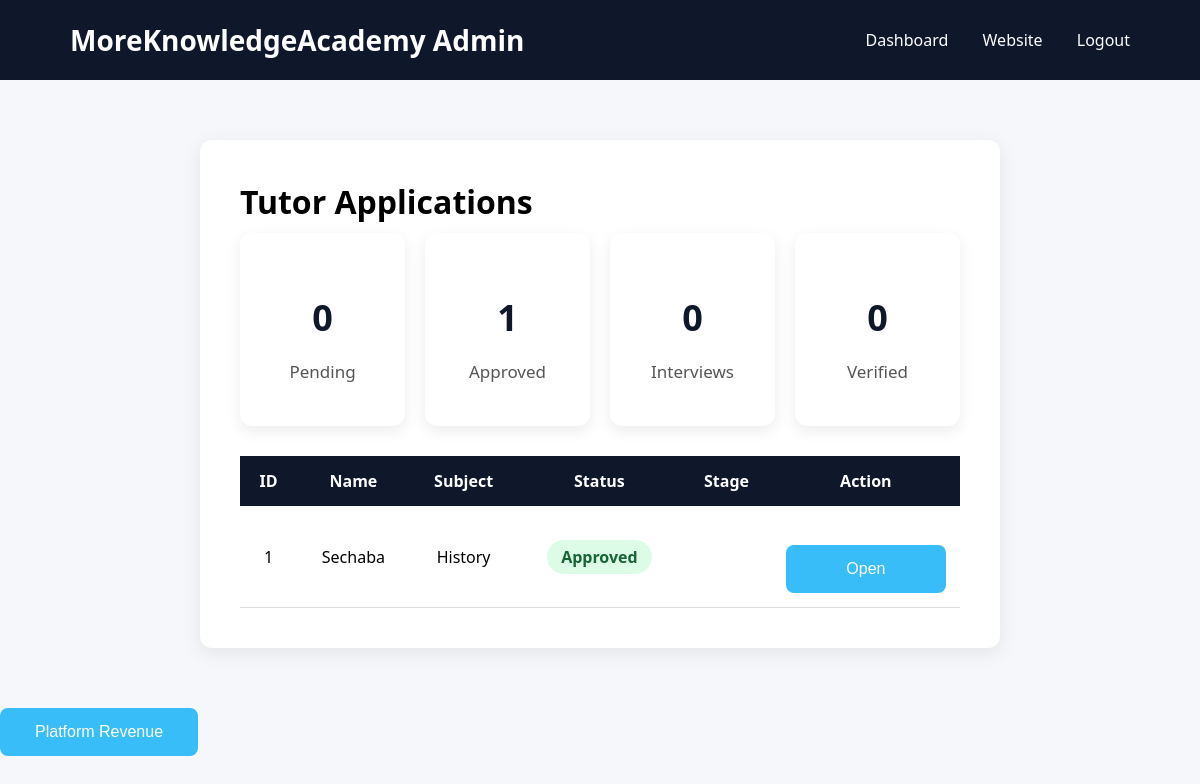
The page /dashboard (signed in) on the database its author committed.
### tables this page shows
CREATE TABLE tutor_applications(

        id INTEGER PRIMARY KEY AUTOINCREMENT,

        full_name TEXT NOT NULL,
        email TEXT UNIQUE NOT NULL,
        phone TEXT NOT NULL,

        province TEXT NOT NULL,
        city TEXT NOT NULL,

        subject TEXT NOT NULL,
        teaching_mode TEXT NOT NULL,

        qualification TEXT NOT NULL,
        experience INTEGER,
        about TEXT,

        photo TEXT,
        cv TEXT,
        qualification_file TEXT,
        id_document TEXT,

        status TEXT DEFAULT 'Pending',

        application_stage TEXT DEFAULT 'Applied',

        interview_status TEXT DEFAULT 'Pending',
        interview_date TEXT,
        interview_time TEXT,
        zoom_link TEXT,

        invitation_sent INTEGER DEFAULT 0,

        demo_video_link TEXT,
        demo_review TEXT,

        activation_code TEXT,
        activation_token TEXT,
        activation_sent INTEGER DEFAULT 0,
        activation_date TEXT,

        activated INTEGER DEFAULT 0,
        account_created INTEGER DEFAULT 0,

        created_at TIMESTAMP DEFAULT CURRENT_TIMESTAMP

    );

### app.py (the view)
@app.route("/dashboard")
def dashboard():
    if "admin" not in session:
        return redirect("/admin")
    conn = get_connection()
    tutors = conn.execute("""

        SELECT *
        FROM tutor_applications
        ORDER BY created_at DESC

    """).fetchall()
    pending = conn.execute("""

        SELECT COUNT(*)
        FROM tutor_applications
        WHERE status='Pending'

    """).fetchone()[0]
    approved = conn.execute("""

        SELECT COUNT(*)
        FROM tutor_applications
        WHERE status='Approved'

    """).fetchone()[0]
    interviews = conn.execute("""

        SELECT COUNT(*)
        FROM tutor_applications
        WHERE interview_status='Scheduled'

    """).fetchone()[0]
    verified = conn.execute("""

        SELECT COUNT(*)
        FROM tutor_applications
        WHERE application_stage='Verified'

    """).fetchone()[0]
    conn.close()
    return render_template(
        "admin_dashboard.html",
        tutors=tutors,
        pending=pending,
        approved=approved,
        interviews=interviews,
        verified=verified
    )

### database.py (called while the page is built)
def get_connection():
    os.makedirs("instance", exist_ok=True)
    connection = sqlite3.connect(DATABASE)
    connection.row_factory = sqlite3.Row
    return connection

### templates/admin_dashboard.html (shortened to what this page needs)
<!DOCTYPE html>
<html>
<head>
<link rel="stylesheet" href="{{ url_for('static', filename='css/style.css') }}">
</head>
<body>
<nav>
<div class="logo">
MoreKnowledgeAcademy Admin
</div>
<div class="menu">
<a href="/dashboard">Dashboard</a>
<a href="/">Website</a>
<a href="/admin/logout">Logout</a>
</div>
</nav>
<div class="application">
<h1>Tutor Applications</h1>
<div class="stats">
<div class="card">
<h2>{{ pending }}</h2>
<p>Pending</p>
</div>
<div class="card">
<h2>{{ approved }}</h2>
<p>Approved</p>
</div>
<div class="card">
<h2>{{ interviews }}</h2>
<p>Interviews</p>
</div>
<div class="card">
<h2>{{ verified }}</h2>
<p>Verified</p>
</div>
</div>
<table>
<tr>
<th>ID</th>
<th>Name</th>
<th>Subject</th>
<th>Status</th>
<th>Stage</th>
<th>Action</th>
</tr>
{% for tutor in tutors %}
<tr>
<td>{{ tutor.id }}</td>
<td>{{ tutor.full_name }}</td>
<td>{{ tutor.subject }}</td>
<td>
{% if tutor.status == "Pending" %}
<span class="pending">
Pending
</span>
{% elif tutor.status == "Approved" %}
<span class="approved">
Approved
</span>
{% elif tutor.status == "Rejected" %}
<span class="rejected">
Rejected
</span>
{% endif %}
</td>
<td>
</td>
<td>
<a href="/application/{{ tutor.id }}">
<button>
Open
</button>
</a>
</td>
</tr>
{% endfor %}
</table>
</div>
<a href="/admin-revenue">
<button>
Platform Revenue
</button>
</a>
</body>
</html>

### static/css/style.css (style rules this page uses)
* { margin:0; padding:0; box-sizing:border-box; }
body { font-family:'Segoe UI',sans-serif; background:#f5f7fb; }
nav { height:80px; display:flex; justify-content:space-between; align-items:center; padding:0 70px; background:#0f172a; }
.logo { color:white; font-size:28px; font-weight:bold; }
.menu a { color:white; text-decoration:none; margin-left:30px; transition:.3s; }
button { padding:15px 35px; border:none; border-radius:8px; background:#38bdf8; color:white; font-size:16px; cursor:pointer; margin-right:15px; }
.application { max-width:800px; margin:60px auto; background:white; padding:40px; border-radius:12px; box-shadow:0 5px 20px rgba(0,0,0,.08); }
.application h1 { margin-bottom:10px; }
.application p { margin-bottom:30px; color:#555; }
.application button { margin-top:25px; width:100%; }
table { width:100%; border-collapse:collapse; margin-top:20px; }
th { background:#0F172A; color:white; padding:14px; }
td { padding:14px; border-bottom:1px solid #ddd; text-align:center; }
.stats { display:grid; grid-template-columns:repeat(4,1fr); gap:20px; margin-bottom:30px; }
.card { background:white; padding:25px; border-radius:12px; text-align:center; box-shadow:0 5px 15px rgba(0,0,0,.08); }
.card h2 { font-size:36px; color:#0F172A; }
.card p { margin-top:10px; color:#555; }
.application p { margin:18px 0; font-size:17px; }
.application h2 { margin-top:35px; }
.approved { background:#dcfce7; color:#166534; padding:6px 14px; border-radius:20px; font-weight:bold; }

### rows shown on the page
tutor_applications: id "1", full_name "Sechaba", subject "History", status "Approved"

### other values the page prints
{{ pending }} "0"
{{ approved }} "1"
{{ interviews }} "0"
{{ verified }} "0"
